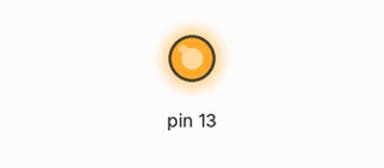
Recording of a sketch running on a simulated Arduino Uno, built with avr-gcc and run on an emulated ATmega328P. Parts: output pins drawn as LEDs (lit = HIGH). What the sketch prints to the serial monitor is not drawn.

Above: at 0.1 s.
At 1.7 s:
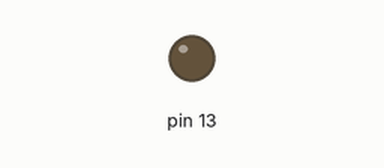
Timing chart, 0 to 3.2 s (numbered marks = the images above):
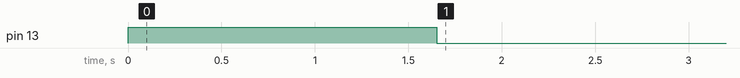

The sketch:

TeensyKalman.ino
```cpp
#include "MPU6050.h"

double GYROSCOPE_SENSITIVITY = 32.8;
double ACCELEROMETER_SENSITIVITY = 4096;
unsigned long newTime;

MPU6050 imu;
int16_t ax, ay, az, gx, gy, gz;

double accelX, accelY, accelZ, gyroX, gyroY, gyroZ, aRoll, aPitch;
double ax_offset, ay_offset, az_offset, gx_offset, gy_offset, gz_offset;
double axStd, ayStd, azStd, gxStd, gyStd, gzStd;
double rollStd, pitchStd;

double predictedRoll;
double predictedPitch;
double predictedRollStd;
double predictedPitchStd;

double kalmanRoll;
double kalmanPitch;
double kalmanRollStd;
double kalmanPitchStd;

double dt = 0.010; // seconds

void setup()
{
    Serial.begin(9600);

    Wire.begin();
    imu.writeByte(0x6B, 0x00);
    imu.writeByte(0x1A, 0x03);
    imu.writeByte(0x38, 0x00);
    imu.writeByte(0x1B, 0x70);
    imu.writeByte(0x1C, 0x70);

    pinMode(13, OUTPUT);
    digitalWrite(13, LOW);
    newTime = millis();
    calibrateImu();

}

void readImu(void){

  imu.getMotion6Counts(&ax, &ay, &az, &gx, &gy, &gz);
  accelX = (double)ax/ACCELEROMETER_SENSITIVITY+ax_offset;
  accelY = (double)ay/ACCELEROMETER_SENSITIVITY+ay_offset;
  accelZ = (double)az/ACCELEROMETER_SENSITIVITY+az_offset;
  gyroX = (double)gx/GYROSCOPE_SENSITIVITY+gx_offset;
  gyroY = (double)gy/GYROSCOPE_SENSITIVITY+gy_offset;
  gyroZ = (double)gz/GYROSCOPE_SENSITIVITY+gz_offset;

  aRoll = atan2(-accelX, accelZ)*(180/M_PI);
  aPitch = atan2(accelY, (sqrt(sq(accelX)+sq(accelZ))))*(180/M_PI);

}

void calibrateImu(){

  digitalWrite(13, HIGH);

  // get accelerometer offsets
  int sampleSize = 1000;

  double axNew;
  double ayNew;
  double azNew;
  double gxNew;
  double gyNew;
  double gzNew;
  double aRollNew;
  double aPitchNew;

  double ax_mean = 0;
  double ay_mean = 0;
  double az_mean = 0;
  double gx_mean = 0;
  double gy_mean = 0;
  double gz_mean = 0;
  double a_roll_mean;
  double a_pitch_mean;

  double prev_ax_mean = 0;
  double prev_ay_mean = 0;
  double prev_az_mean = 0;
  double prev_gx_mean = 0;
  double prev_gy_mean = 0;
  double prev_gz_mean = 0;
  double prev_a_roll_mean = 0;
  double prev_a_pitch_mean = 0;

  double stdRunningAX = 0;
  double stdRunningAY = 0;
  double stdRunningAZ = 0;
  double stdRunningGX = 0;
  double stdRunningGY = 0;
  double stdRunningGZ = 0;
  double stdRunningRoll = 0;
  double stdRunningPitch = 0;

  float count;

  for (int sample = 0; sample < sampleSize; sample++){
    readImu();
    axNew = (double)ax/ACCELEROMETER_SENSITIVITY;
    ayNew = (double)ay/ACCELEROMETER_SENSITIVITY;
    azNew = (double)az/ACCELEROMETER_SENSITIVITY;
    gxNew = (double)gx/GYROSCOPE_SENSITIVITY;
    gyNew = (double)gy/GYROSCOPE_SENSITIVITY;
    gzNew = (double)gz/GYROSCOPE_SENSITIVITY;

    aRollNew = atan2(-axNew, azNew);
    aPitchNew = atan2(ayNew, (sqrt(sq(axNew)+sq(azNew))));

    count = (double)(sample+1);
    delayMicroseconds(100);

    prev_ax_mean = ax_mean;
    prev_ay_mean = ay_mean;
    prev_az_mean = az_mean;
    prev_gx_mean = gx_mean;
    prev_gy_mean = gy_mean;
    prev_gz_mean = gz_mean;
    prev_a_roll_mean = a_roll_mean;
    prev_a_pitch_mean = a_pitch_mean;

    ax_mean = (1.0/count)*(axNew)+((count-1)/count)*ax_mean;
    ay_mean = (1.0/count)*(ayNew)+((count-1)/count)*ay_mean;
    az_mean = (1.0/count)*(azNew)+((count-1)/count)*az_mean;
    gx_mean = (1.0/count)*(gxNew)+((count-1)/count)*gx_mean;
    gy_mean = (1.0/count)*(gyNew)+((count-1)/count)*gy_mean;
    gz_mean = (1.0/count)*(gzNew)+((count-1)/count)*gz_mean;
    a_roll_mean = (1.0/count)*(aRollNew)+((count-1)/count)*a_roll_mean;
    a_pitch_mean = (1.0/count)*(aPitchNew)+((count-1)/count)*a_pitch_mean;

    stdRunningAX = stdRunningAX + (axNew - ax_mean) * (axNew - prev_ax_mean);
    stdRunningAY = stdRunningAY + (ayNew - ay_mean) * (ayNew - prev_ay_mean);
    stdRunningAZ = stdRunningAZ + (azNew - az_mean) * (azNew - prev_az_mean);
    stdRunningGX = stdRunningGX + (gxNew - gx_mean) * (gxNew - prev_gx_mean);
    stdRunningGY = stdRunningGY + (gyNew - gy_mean) * (gyNew - prev_gy_mean);
    stdRunningGZ = stdRunningGZ + (gzNew - gz_mean) * (gzNew - prev_gz_mean);
    stdRunningRoll = stdRunningRoll + (aRollNew - a_roll_mean) * (aRollNew - prev_a_roll_mean);
    stdRunningPitch = stdRunningPitch + (aPitchNew - a_pitch_mean) * (aPitchNew - prev_a_pitch_mean);
  }

  // calculate standard deviations
  axStd = stdRunningAX/(double)sampleSize;
  ayStd = stdRunningAY/(double)sampleSize;
  azStd = stdRunningAZ/(double)sampleSize;
  gxStd = stdRunningGX/(double)sampleSize;
  gyStd = stdRunningGY/(double)sampleSize;
  gzStd = stdRunningGZ/(double)sampleSize;
  rollStd = stdRunningRoll/(double)sampleSize;
  pitchStd = stdRunningPitch/(double)sampleSize;

  // calculate offsets
  ax_offset = 0 - ax_mean;
  ay_offset = 0 - ay_mean;
  az_offset = 1 - az_mean;
  gx_offset = 0 - gx_mean;
  gy_offset = 0 - gy_mean;
  gz_offset = 0 - gz_mean;

  digitalWrite(13, LOW);
  delay(5000);

}

void loop()
{

  if  ((millis()-newTime) > 10){
    newTime = millis();
    readImu();
    kalmanPredict();
    kalmanUpdate();

    Serial.print("Roll: ");
    Serial.print(kalmanRoll);
    Serial.print("    Pitch: ");
    Serial.print(kalmanPitch);
    Serial.println();

  }
}


void kalmanPredict(){

  // our previous state is equal to our last kalman update
  double previousRoll = kalmanRoll;
  double previousPitch = kalmanPitch;
  double previousRollStd = kalmanRollStd;
  double previousPitchStd = kalmanRollStd;

  // calculate the predicted state values
  predictedRoll = previousRoll + (dt*gyroY);
  predictedPitch = previousPitch + (dt*gyroX);

  // calculate the co-variances in the predictions
  predictedRollStd = previousRollStd + gyStd;
  predictedPitchStd = previousPitchStd + gxStd;

}

void kalmanUpdate(){

  // compute kalman gains
  double kalmanGainRoll = predictedRollStd*(1/(predictedRollStd+rollStd));
  double kalmanGainPitch = predictedPitchStd*(1/(predictedPitchStd+pitchStd));

  // compute the optimal estimate
  kalmanRoll = predictedRoll + kalmanGainRoll*(aRoll-predictedRoll);
  kalmanPitch = predictedPitch + kalmanGainPitch*(aPitch-predictedPitch);

  // compute variances of optimal estimates
  kalmanRollStd = predictedRollStd-kalmanGainRoll*predictedRollStd;
  kalmanPitchStd = predictedPitchStd-kalmanGainPitch*predictedPitchStd;

}

// helper function
void printDouble( double val, unsigned int precision){
// prints val with number of decimal places determine by precision
// NOTE: precision is 1 followed by the number of zeros for the desired number of decimial places
// example: printDouble( 3.1415, 100); // prints 3.14 (two decimal places)

   Serial.print (int(val));  //prints the int part
   Serial.print("."); // print the decimal point
   unsigned int frac;
   if(val >= 0)
       frac = (val - int(val)) * precision;
   else
       frac = (int(val)- val ) * precision;
   Serial.println(frac,DEC) ;
}
```
